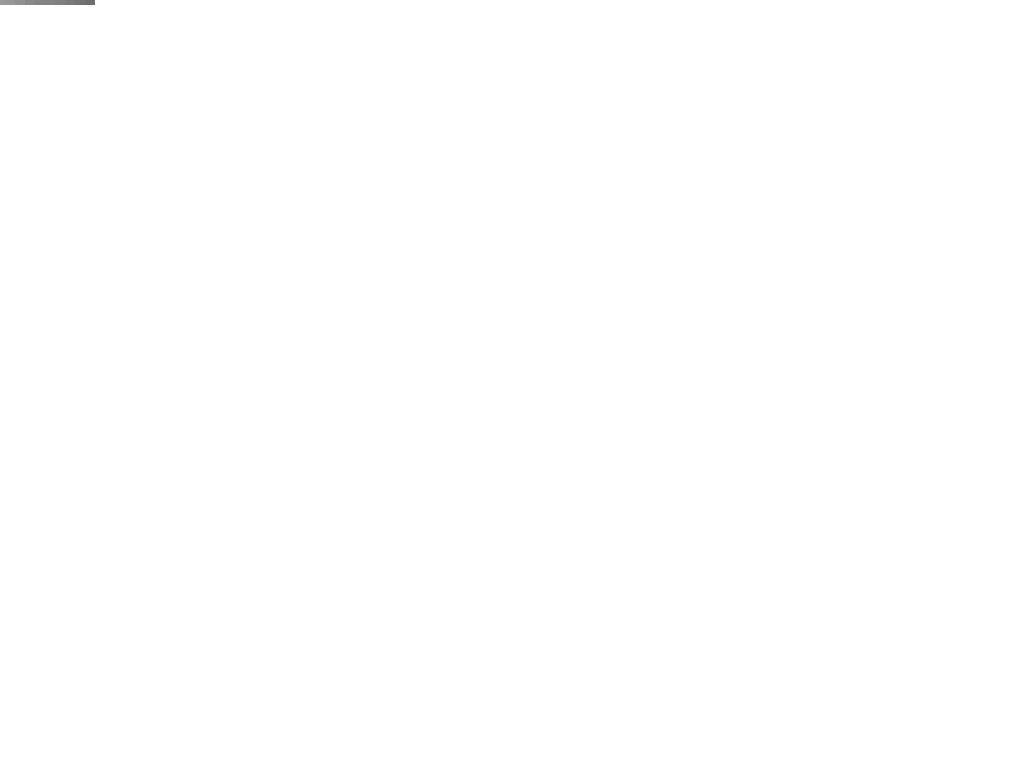
Frame 1 (no input)
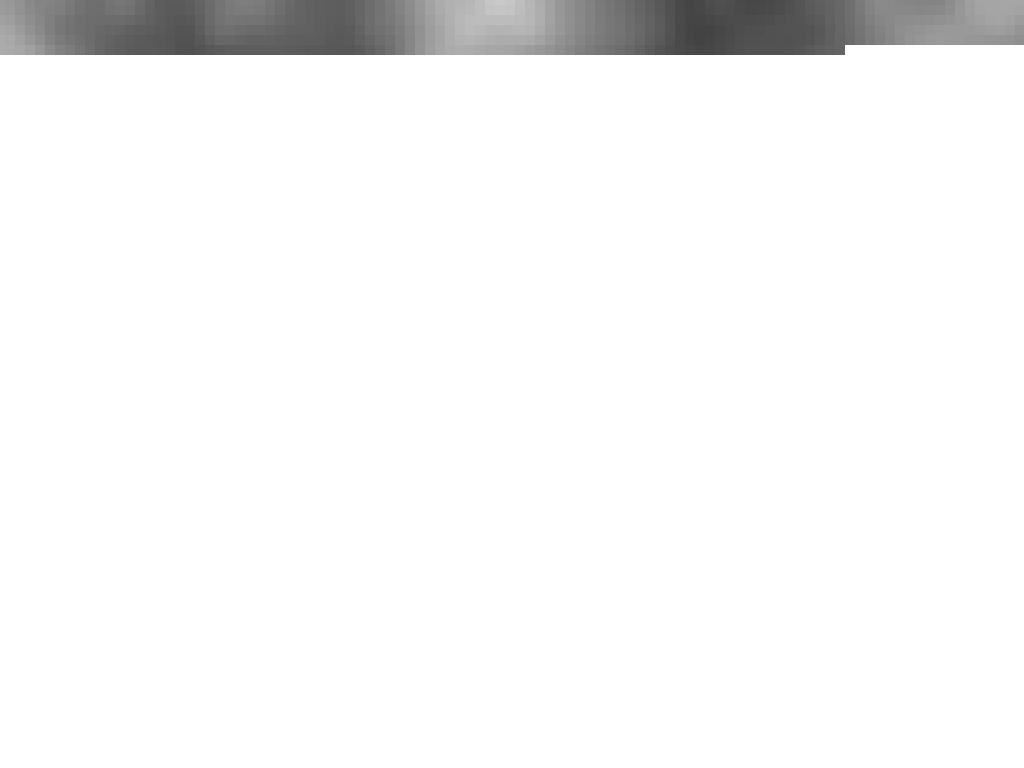
Frame 60 (the mouse pressed at the canvas centre just before this capture)
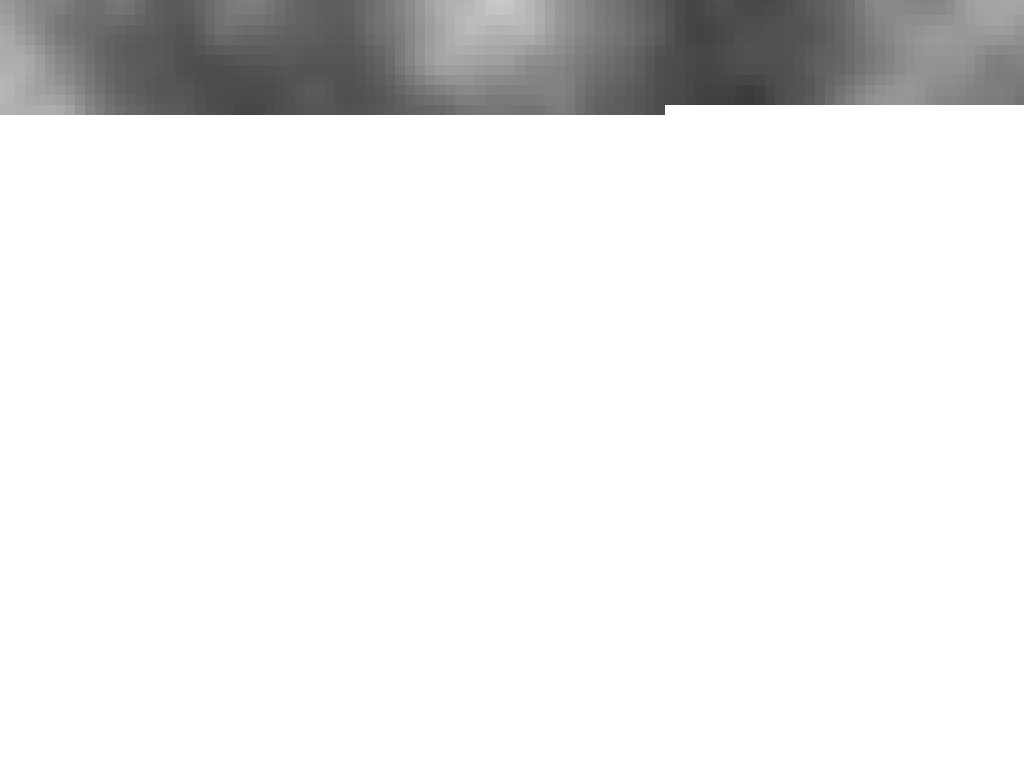
Frame 120 (the mouse held since frame 60 and released just before this capture)

The Processing sketch that drew these frames (run headless with seeded random() and noise(); from frame 60 on, the mouse is pressed at the canvas centre):

// Processing sketch: Noise2DFast
// ── Noise2DFast.pde
float x = 0;
float y = 0;

void setup() {
  size(1024, 768);
  background(255);
  noStroke();
  rectMode(CENTER);
}

void draw() {
  for (int i = 0; i < 10; i++) {
    float mSize = 10;
    float mStep = 10;
    float mNoiseStep = 0.004;
    float mShade = noise(x * mNoiseStep, y * mNoiseStep) * 255;

    fill(mShade);
    rect(x, y, mSize, mSize);
    x = x + mStep;

    if (x > width) {
      x = 0;
      y = y + mStep;
    }
  }
}
